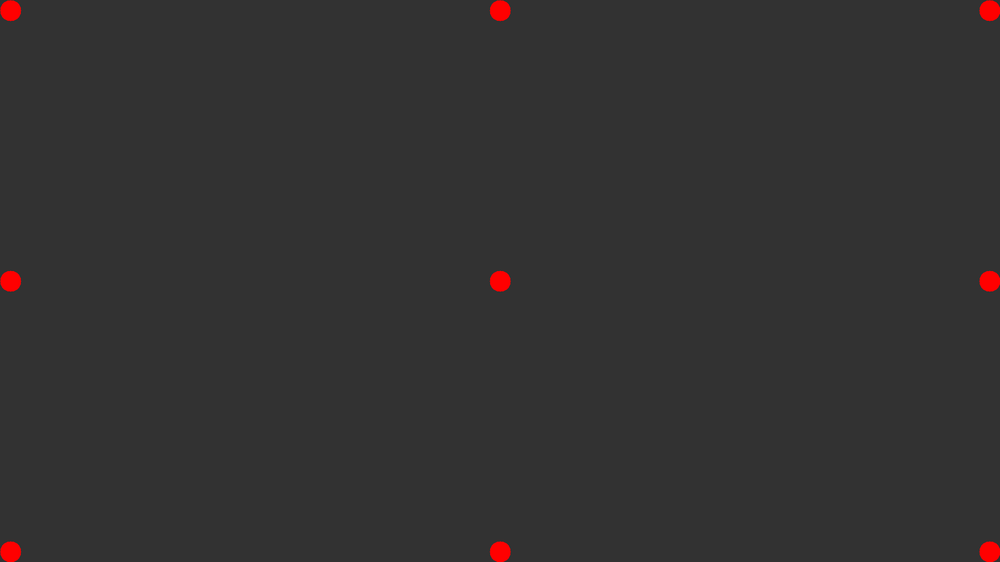
#> input picture test_codes/screen.png, 1000 x 562 px, shrunk from 1920 x 1080 before the run
$ python canvas_segment.py
#> lines starting #> are read from the running program, lines starting #| are printed output that depends on the picture
#> further down, frame is the input picture: shape (562, 1000, 3); mean B, G, R 49.7, 49.7, 51.1
import cv2
import numpy as np
import os

# bboxes = [(bbox),(bbox)] is list of ROIs


def frame_copy(frame, bboxes):
    h, w, _ = frame.shape #video size as height and width
#> h = 562; w = 1000
    canvas = np.ones((h,w,3), np.uint8)*255 #initializing white background of same resolution
    for i in bboxes:
        cropped = frame[i[0]:i[0]+i[2],i[1]:i[1]+i[3]]
        canvas[i[0]:i[0]+i[2],i[1]:i[1]+i[3]] = cropped
#> this loop made 2 passes
#> pass 2, in frame_copy, `cropped = frame[i[0]:i[0]+i[2],i[1]:i[1]+i[3]]`:
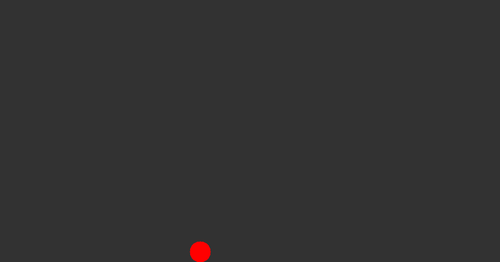
#> cropped: shape (262, 500, 3); mean B, G, R 49.9, 49.9, 50.5
#> after the loop:
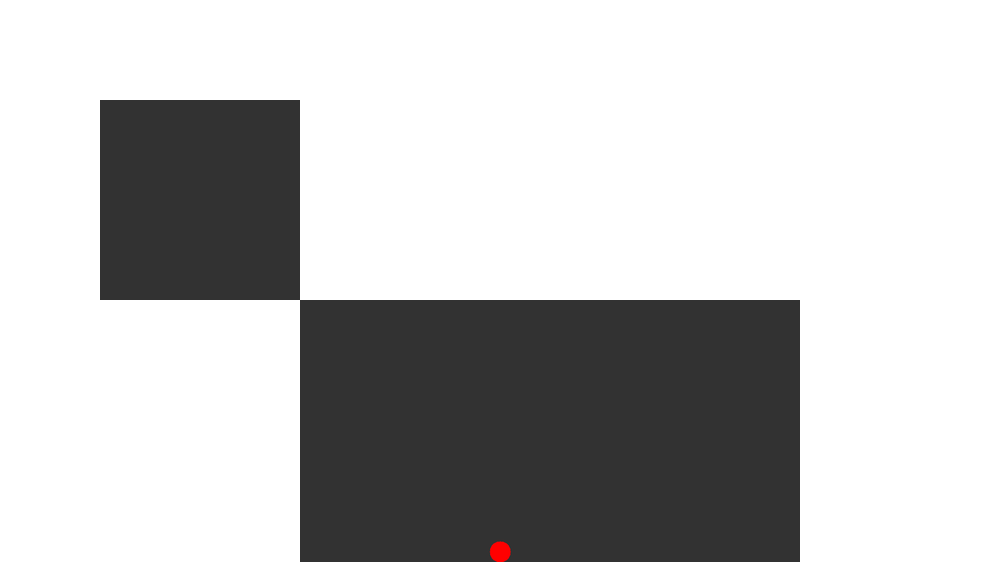
#> canvas: shape (562, 1000, 3); mean B, G, R 192.6, 192.6, 192.7
    cv2.imshow("try", canvas)
    cv2.waitKey(0)
    return canvas


frame = cv2.imread('screen.png') #just for reference
bboxes = [[100,100,200,200],[300,300,500,500]]
frame_copy(frame,bboxes)
